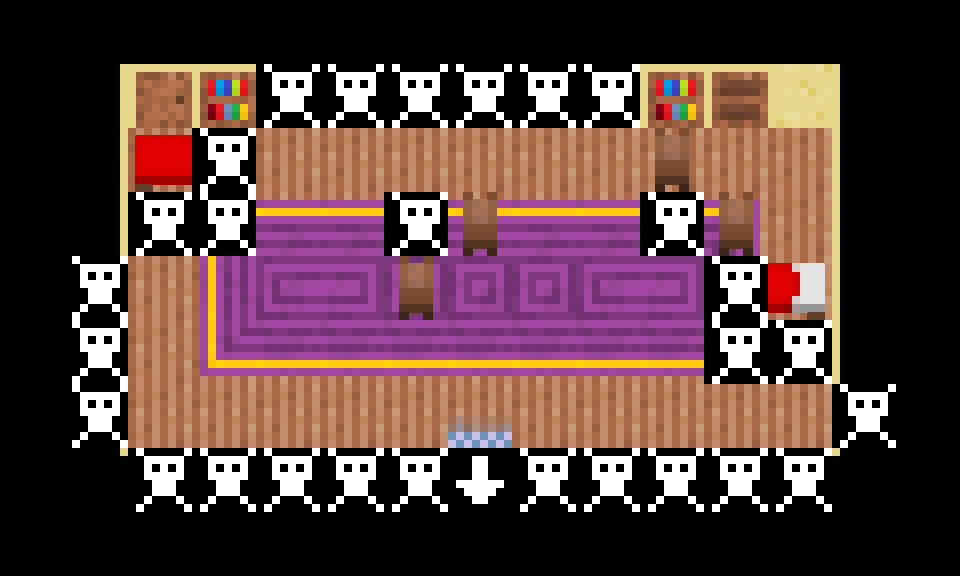

Tiled map render using the project's own tile images. Description and the map definition, with tile-layer contents summarised, below:
An orthogonal 15x9 tile map with 64x64 px tiles, 4 tile layers (Tile Layer 1, obj, collide, top).

<map version="1.0" orientation="orthogonal" width="15" height="9" tilewidth="64" tileheight="64">
 <tileset firstgid="1" name="desert-inside" tilewidth="64" tileheight="64" spacing="2" margin="1">
  <image source="../gfx/desert-inside.png" width="528" height="528" />
  <tile id="27">
   <properties>
    <property name="collision" value="" />
    <property name="preX" value="0.2" />
    <property name="x" value="0.6" />
   </properties>
  </tile>
  <tile id="60">
   <properties>
    <property name="down" value="" />
   </properties>
  </tile>
  <tile id="61">
   <properties>
    <property name="up" value="" />
   </properties>
  </tile>
  <tile id="63">
   <properties>
    <property name="collision" value="" />
   </properties>
  </tile>
 </tileset>
 <layer name="Tile Layer 1" width="15" height="9">
  <data>[135 cells, 135 non-empty, 24 distinct tile ids]</data>
 </layer>
 <layer name="obj" width="15" height="9">
  <data>[135 cells, 14 non-empty, 4 distinct tile ids]</data>
 </layer>
 <layer name="collide" width="15" height="9">
  <data>[135 cells, 32 non-empty, 3 distinct tile ids]</data>
 </layer>
 <layer name="top" width="15" height="9">
  <data>[135 cells, 0 non-empty, 0 distinct tile ids]</data>
 </layer>
</map>
